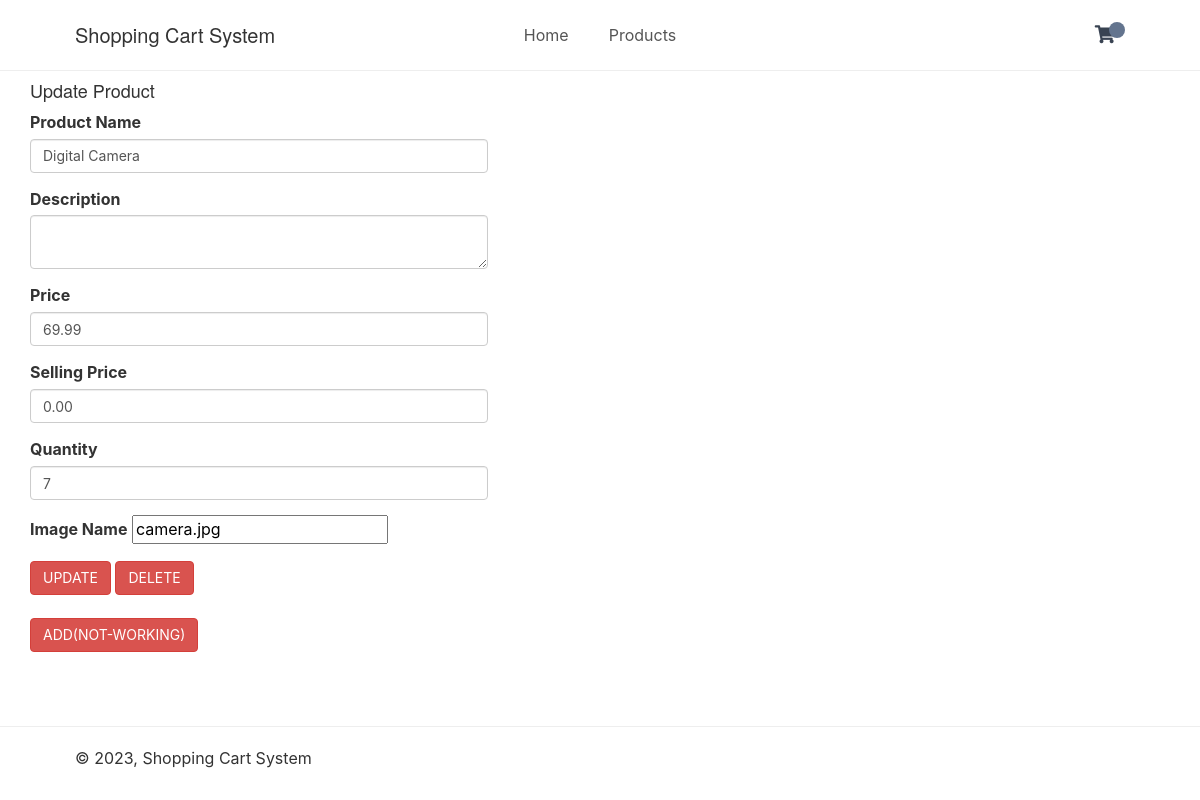
/index.php?page=updateproduct&id=4, run on the app's committed database.
### tables this page shows
CREATE TABLE `products` (
  `id` int(11) NOT NULL,
  `name` varchar(200) NOT NULL,
  `desc` text NOT NULL,
  `price` decimal(7,2) NOT NULL,
  `rrp` decimal(7,2) NOT NULL DEFAULT 0.00,
  `quantity` int(11) NOT NULL,
  `img` text NOT NULL,
  `date_added` datetime NOT NULL DEFAULT current_timestamp()
);

### index.php (called while the page is built, shortened)
<?php
include 'functions.php';
$page = isset($_GET['page']) && file_exists($_GET['page'] . '.php') ? $_GET['page'] : 'home';
include $page . '.php';
?>

### updateproduct.php (the view, shortened to what this page needs)
<?php
    if($_SERVER['REQUEST_METHOD'] == "POST" && isset($_POST['id'])){
        $DATABASE_HOST = 'localhost';
        $DATABASE_USER = 'root';
        $DATABASE_PASS = '';
        $DATABASE_NAME = 'mystore';
        $id = $_POST["id"];
        $product_name = $_POST["product_name"];
        $description = $_POST["description"];
        $price = $_POST["price"];
        $sale_price = $_POST["sale_price"];
        $quantity = $_POST["quantity"];
        $image = $_POST["image"];
        $date_now = date('Y-m-d H:i:s');
        try {
            $db = new PDO('mysql:host=' . $DATABASE_HOST . ';dbname=' . $DATABASE_NAME . ';charset=utf8', $DATABASE_USER, $DATABASE_PASS);
        } catch (PDOException $exception) {
            exit('Failed to connect to database!');
        }
        if (isset($_POST['add'])) {
            $sql = "INSERT INTO `products`(`name`, `desc`, `price`, `rrp`, `quantity`, `img`, `date_added`) VALUES (?,?,?,?,?,?,?)";
            $stmt = $db->prepare($sql);
            $stmt->execute([$product_name, $description, $price, $sale_price, $quantity, $image, $date_now]);
        }
        elseif (isset($_POST['update'])){
            $sql = "UPDATE `products` SET `name`=?,`desc`=?,`price`=?,`rrp`=?,`quantity`=?,`img`=? WHERE `id` = ?";
            $stmt= $db->prepare($sql);
            $stmt->execute([$product_name, $description, $price, $sale_price, $quantity, $image, $id]);
        }
        elseif (isset($_POST['delete'])) {
            $sql = "DELETE FROM `products` WHERE `id` = ?";
            $stmt= $db->prepare($sql);
            $stmt->execute([$id]);
        }
        header("location: index.php?page=products");
    }
    elseif ($_SERVER['REQUEST_METHOD'] == "GET") {
        if (isset($_GET['id'])){
            $stmt = $pdo->prepare('SELECT * FROM products WHERE id = ?');
            $stmt->execute([$_GET['id']]);
            $product = $stmt->fetch(PDO::FETCH_ASSOC);
        }
        else {
            exit('Product does not exist!');
        }
    }
?>
<?=template_header('Add Product')?>
    <div class="container">
        <div class="row justify-content-center">
            <div class="col-md-5">
                <h4>Update Product</h4>
                <form action="updateproduct.php" method="POST">
                    <div class="form-group">
                        <label>Product Name</label>
                        <input type="text" class="form-control" name="product_name" value="<?=$product['name']?>">
                    </div>
                    <div class="form-group">
                    <label>Description</label>
                    <textarea class="form-control" name="description"><?=$product['desc']?></textarea>
                </div>
                <div class="form-group">
                    <label>Price</label>
                    <input type="number" class="form-control" name="price" value="<?=$product['price']?>">
                </div>
                <div class="form-group">
                    <label>Selling Price</label>
                    <input type="number" class="form-control" name="sale_price" value="<?=$product['rrp']?>">
                </div>
                <div class="form-group">
                    <label>Quantity</label>
                    <input type="number" class="form-control" name="quantity" value="<?=$product['quantity']?>">
                </div>
                <div class="form-group">
                    <label>Image Name</label>
                    <input type="text" name="image" value="<?=$product['img']?>">
                </div>
                    <input type="submit" class="btn btn-danger" name="update" value="UPDATE" >
                    <input type="submit" class="btn btn-danger" name="delete" value="DELETE" >
                    <br>
                    <br>
                    <input type="submit" class="btn btn-danger" name="add" value="ADD(NOT-WORKING)" >
                </form>
            </div>
        </div>
    </div>
<?=template_footer()?>

### css/style.css (style rules this page uses)
* { box-sizing: border-box; font-family: -apple-system, BlinkMacSystemFont, "segoe ui", roboto, oxygen, ubuntu, cantarell, "fira sans", "droid sans", "helvetica neue", Arial, sans-serif; font-size: 16px; -webkit-font-smoothing: antialiased; -moz-osx-font-smoothing: grayscale; }
html { height: 100%; }
body { position: relative; min-height: 100%; color: #555555; background-color: #FFFFFF; margin: 0; padding-bottom: 100px; }
h1, h2, h3, h4, h5 { color: #394352; }

### data on the page
products: product_name "Digital Camera", price "69.99", sale_price "0.00", quantity "7", image "camera.jpg"
